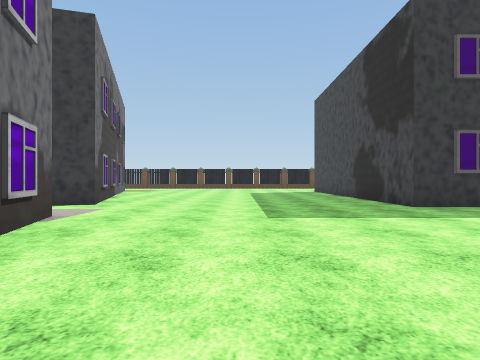
View 1 (above)

24 first-person views from a walk through a 3-D level made in the Unity game engine. The camera is 1.2 m above the floor, looks level and sees 75° across. The floor is counted in squares, 2 m on a side. Each view is taken from the middle of a square. On the plan, view 1 faces up. The plan holds only what a view shows up to about 9 squares ahead; the rest is blank. The place goes on beyond the plan. Some trees and plants on the terrain are drawn as simple stand-ins. The player is left out. Some surface patterns are stand-ins.

View 2
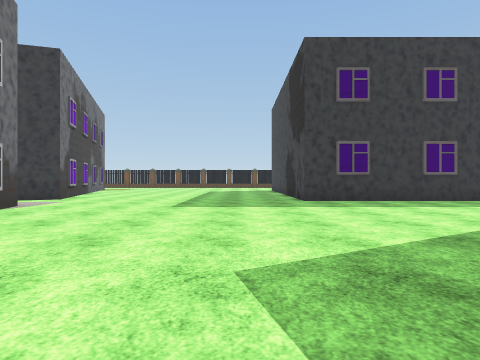

View 3
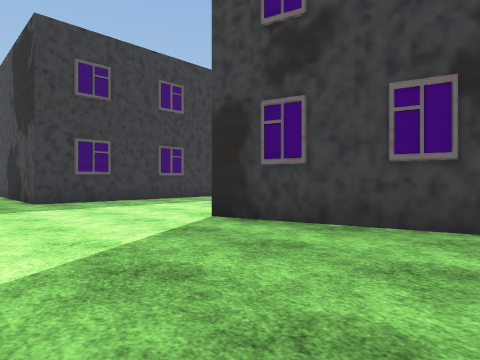

View 4
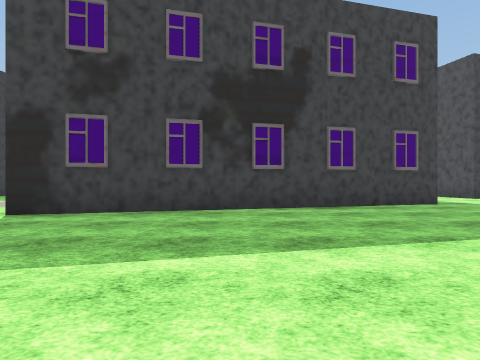

View 5
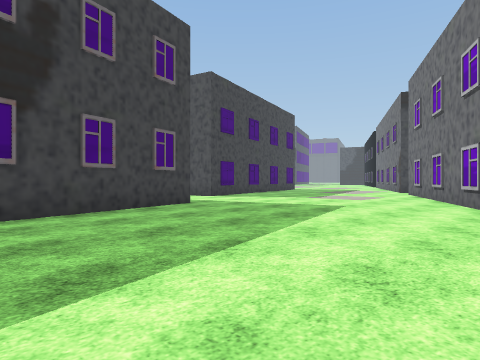

View 6
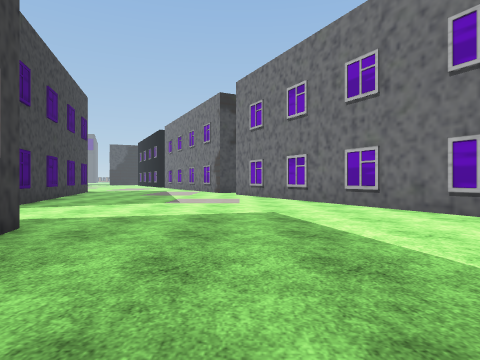

View 7
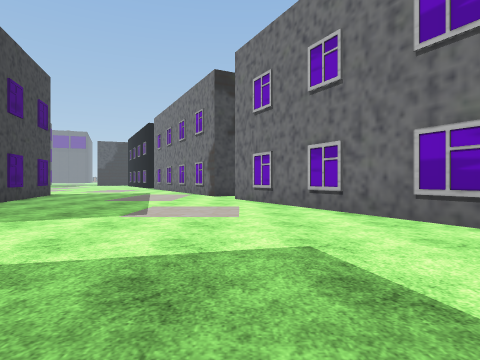

View 8
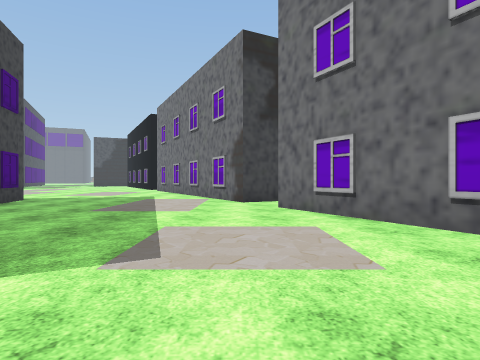

View 9
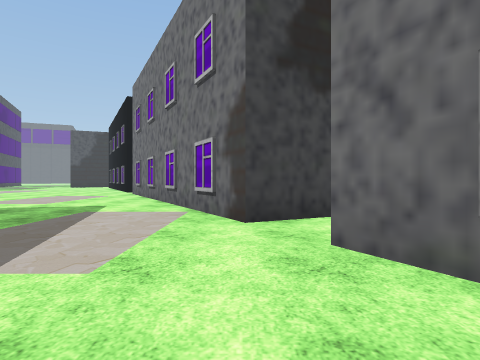

View 10
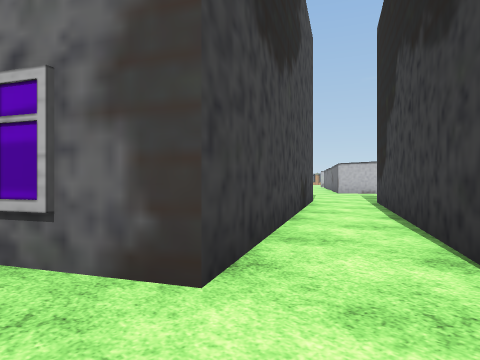

View 11
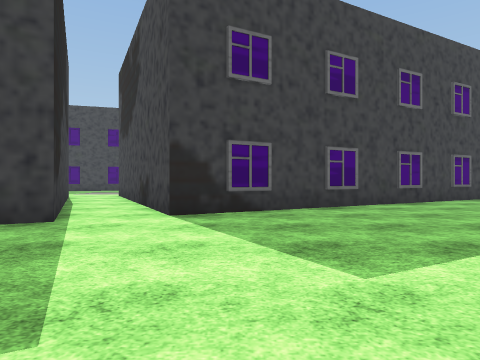

View 12
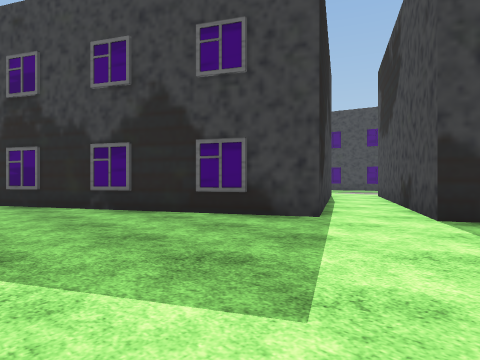

View 13
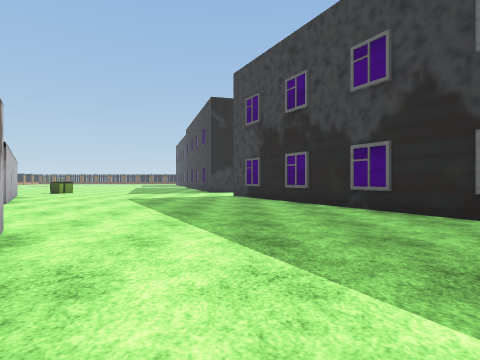

View 14
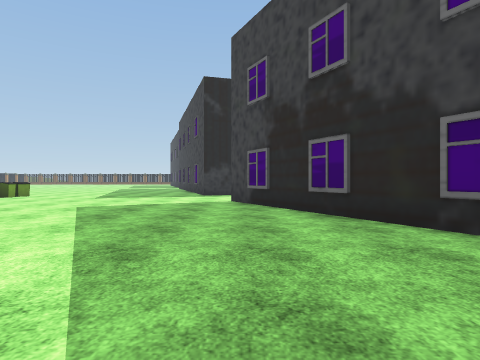

View 15
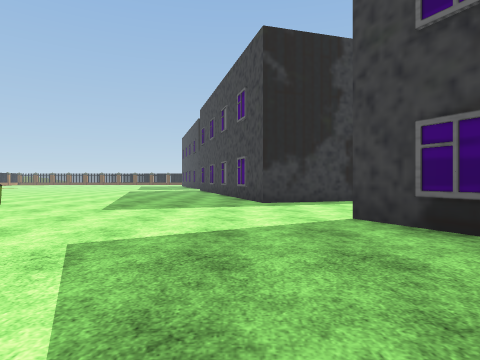

View 16
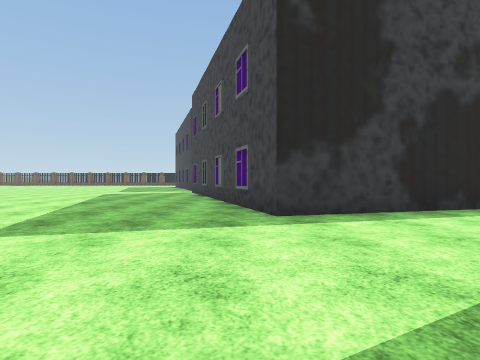

View 17
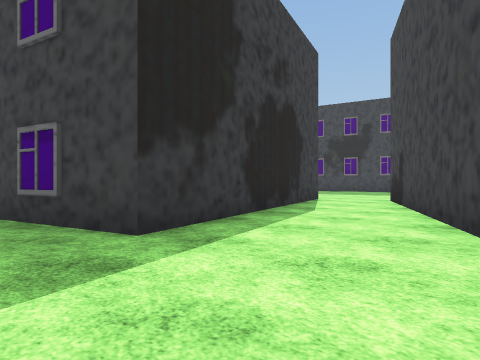

View 18
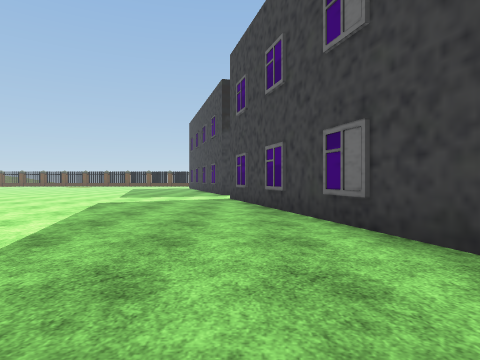

View 19
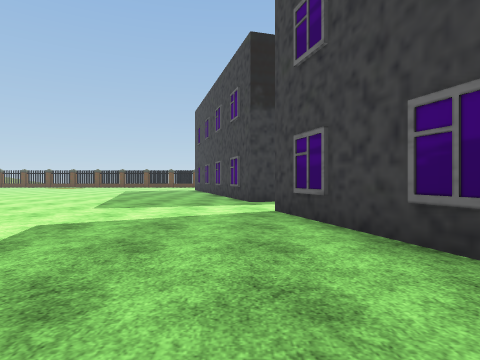

View 20
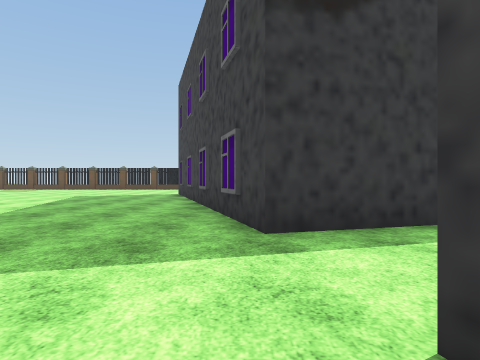

View 21
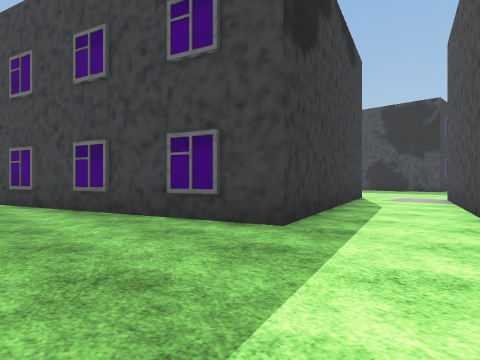

View 22
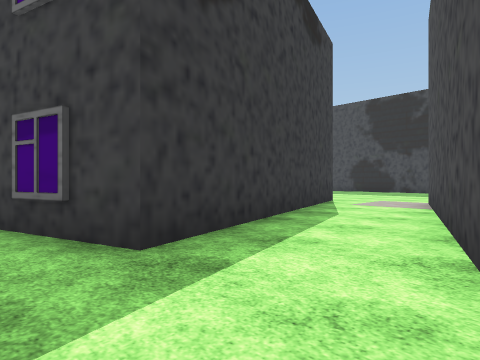

View 23
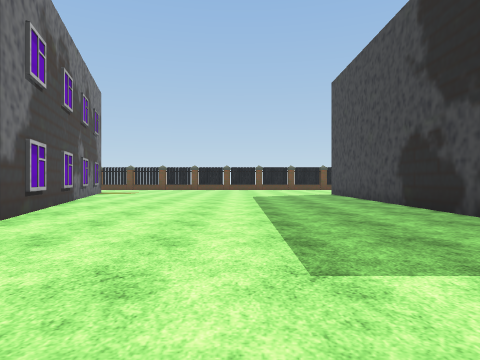

View 24
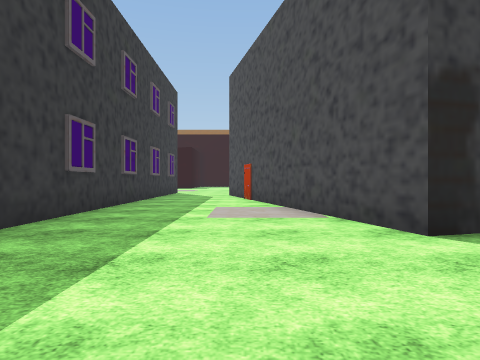

### Floor plan
Points are (right, up) in squares from view 1. A wall is a line through its corners. A room is listed if a view was taken in it or the views show most of it. See-through windows are left out.
Room 1 (views 1, 2, 3, 4, 5, 6, 7, 8, 9, 10, 23, 24)
walls: (7.8, -7) (5.3, 2) (11, 3.5); (1.1, -8) (5.2, -16); (10.7, -12) (10.2, -10.3); (-3.1, 5.2) (-2.6, 3.3); (4.3, -16.3) (3.2, -16.9); (11, 6.9) (3.8, 6.9) (3.8, 11.5); (11.5, -14.9) (11.3, -14.2); (4.6, -18.1) (5.9, -17.4) (8.3, -22); (-4.7, 11.5) (-3.5, 7.6) (-4.7, 7.2)
ways out: opening at (0, -6) to room 2; opening at (-4, 6) to room 3; opening at (4, -17)
Room 2 (views 11, 12, 13, 14, 15, 16, 17, 18, 19, 20, 21, 22)
walls: (-8.8, -18.3) (-8.5, -18.7); (-12.5, -13.2) (-11.8, -14.2); (-5, -9.5) (0.3, -6.8); (-0.6, -18.9) (-1.5, -19.3) (-6.3, -10.1); (-1.3, -5) (-7.4, -6.8) (-10.3, 3.1); (3.1, -28.3) (-0.8, -20.8) (0.7, -20); (-9.4, 3.3) (-7.3, 3.9); (-8.5, 6.1) (-10.7, 5.5) (-12.5, 11.6)
ways out: opening at (0, -6) to room 1; opening at (-8, 5) to room 3; opening at (0, -20)
Room 3 (no view inside)
walls: (-4.7, 7.2) (-8.5, 6.1); (-7.3, 3.9) (-3.1, 5.2)
ways out: opening at (-4, 6) to room 1; opening at (-8, 5) to room 2

Positions as (right, up) in squares from view 1, and headings:
1: (0, 0), facing up
2: (2, -2), facing up
3: (2, -2), facing up-right
4: (0, -2), facing right
5: (1, -2), facing down-right
6: (5, -3), facing down
7: (5, -6), facing down
8: (6, -9), facing down
9: (6, -13), facing down
10: (7, -16), facing down-left
11: (-6, -22), facing right
12: (-6, -22), facing up-right
13: (-6, -22), facing up
14: (-6, -19), facing up
15: (-8, -15), facing up
16: (-8, -12), facing up
17: (-9, -10), facing up-right
18: (-10, -7), facing up
19: (-11, -3), facing up
20: (-11, 2), facing up
21: (-14, 3), facing up-right
22: (-12, 3), facing up-right
23: (0, 3), facing up
24: (2, 4), facing right
